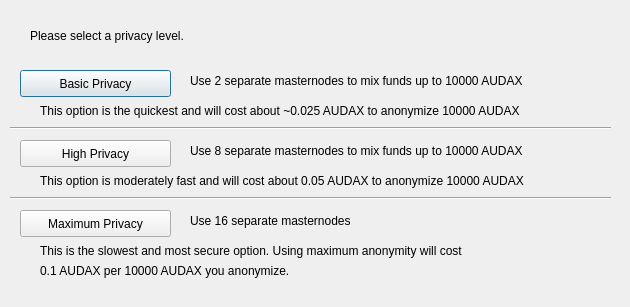
<?xml version="1.0" encoding="UTF-8"?>
<ui version="4.0">
 <class>ObfuscationConfig</class>
 <widget class="QDialog" name="ObfuscationConfig">
  <property name="geometry">
   <rect>
    <x>0</x>
    <y>0</y>
    <width>630</width>
    <height>307</height>
   </rect>
  </property>
  <property name="windowTitle">
   <string>Configure Obfuscation</string>
  </property>
  <widget class="QPushButton" name="buttonBasic">
   <property name="geometry">
    <rect>
     <x>20</x>
     <y>70</y>
     <width>151</width>
     <height>27</height>
    </rect>
   </property>
   <property name="text">
    <string>Basic Privacy</string>
   </property>
  </widget>
  <widget class="QPushButton" name="buttonHigh">
   <property name="geometry">
    <rect>
     <x>20</x>
     <y>140</y>
     <width>151</width>
     <height>27</height>
    </rect>
   </property>
   <property name="text">
    <string>High Privacy</string>
   </property>
  </widget>
  <widget class="QPushButton" name="buttonMax">
   <property name="geometry">
    <rect>
     <x>20</x>
     <y>210</y>
     <width>151</width>
     <height>27</height>
    </rect>
   </property>
   <property name="text">
    <string>Maximum Privacy</string>
   </property>
  </widget>
  <widget class="QLabel" name="label">
   <property name="geometry">
    <rect>
     <x>30</x>
     <y>20</y>
     <width>571</width>
     <height>31</height>
    </rect>
   </property>
   <property name="text">
    <string>Please select a privacy level.</string>
   </property>
  </widget>
  <widget class="QLabel" name="label_2">
   <property name="geometry">
    <rect>
     <x>190</x>
     <y>70</y>
     <width>421</width>
     <height>21</height>
    </rect>
   </property>
   <property name="text">
    <string>Use 2 separate masternodes to mix funds up to 10000 AUDAX</string>
   </property>
  </widget>
  <widget class="QLabel" name="label_3">
   <property name="geometry">
    <rect>
     <x>190</x>
     <y>140</y>
     <width>411</width>
     <height>21</height>
    </rect>
   </property>
   <property name="text">
    <string>Use 8 separate masternodes to mix funds up to 10000 AUDAX</string>
   </property>
  </widget>
  <widget class="QLabel" name="label_4">
   <property name="geometry">
    <rect>
     <x>190</x>
     <y>210</y>
     <width>421</width>
     <height>21</height>
    </rect>
   </property>
   <property name="text">
    <string>Use 16 separate masternodes</string>
   </property>
  </widget>
  <widget class="QLabel" name="label_6">
   <property name="geometry">
    <rect>
     <x>40</x>
     <y>100</y>
     <width>561</width>
     <height>21</height>
    </rect>
   </property>
   <property name="text">
    <string>This option is the quickest and will cost about ~0.025 AUDAX to anonymize 10000 AUDAX</string>
   </property>
  </widget>
  <widget class="QLabel" name="label_7">
   <property name="geometry">
    <rect>
     <x>40</x>
     <y>170</y>
     <width>561</width>
     <height>21</height>
    </rect>
   </property>
   <property name="text">
    <string>This option is moderately fast and will cost about 0.05 AUDAX to anonymize 10000 AUDAX</string>
   </property>
  </widget>
  <widget class="QLabel" name="label_8">
   <property name="geometry">
    <rect>
     <x>40</x>
     <y>240</y>
     <width>561</width>
     <height>21</height>
    </rect>
   </property>
   <property name="text">
    <string>This is the slowest and most secure option. Using maximum anonymity will cost</string>
   </property>
  </widget>
  <widget class="QLabel" name="label_9">
   <property name="geometry">
    <rect>
     <x>40</x>
     <y>260</y>
     <width>561</width>
     <height>21</height>
    </rect>
   </property>
   <property name="text">
    <string>0.1 AUDAX per 10000 AUDAX you anonymize.</string>
   </property>
  </widget>
  <widget class="Line" name="line">
   <property name="geometry">
    <rect>
     <x>10</x>
     <y>120</y>
     <width>601</width>
     <height>16</height>
    </rect>
   </property>
   <property name="orientation">
    <enum>Qt::Horizontal</enum>
   </property>
  </widget>
  <widget class="Line" name="line_2">
   <property name="geometry">
    <rect>
     <x>10</x>
     <y>190</y>
     <width>601</width>
     <height>16</height>
    </rect>
   </property>
   <property name="orientation">
    <enum>Qt::Horizontal</enum>
   </property>
  </widget>
 </widget>
 <resources/>
 <connections/>
</ui>
